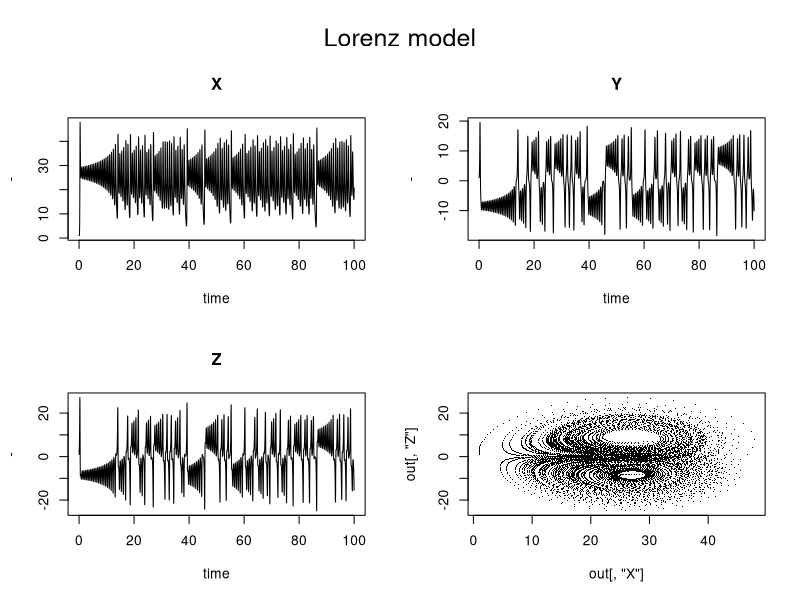

Generate this figure with R:
parameters <- c(a = -8/3, b = -10, c = 28)

state <- c(X = 1, Y = 1, Z = 1)

Lorenz<-function(t, state, parameters) {
  with(as.list(c(state, parameters)),{
    # rate of change
    dX <- a*X + Y*Z
    dY <- b * (Y-Z)
    dZ <- -X*Y + c*Y - Z
    
    # return the rate of change
    list(c(dX, dY, dZ))
  }) # end with(as.list ...
}

times <- seq(0, 100, by = 0.01)

library(deSolve)
out <- ode(y = state, times = times, func = Lorenz, parms = parameters)

par(oma = c(0, 0, 3, 0))
plot(out, xlab = "time", ylab = "-")
plot(out[, "X"], out[, "Z"], pch = ".")
mtext(outer = TRUE, side = 3, "Lorenz model", cex = 1.5)
